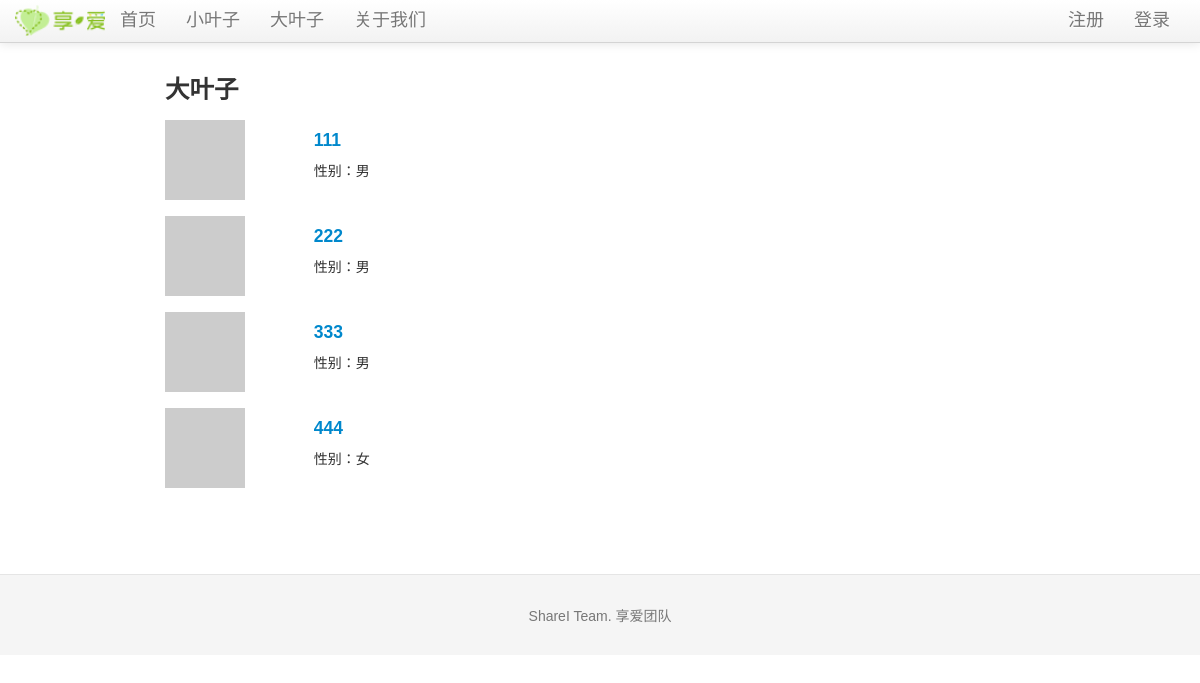
Screenshot of /bigleaf with the database file from the repository.
### tables this page shows
CREATE TABLE bleaf (avatar TEXT, bleaf_id integer PRIMARY KEY, email text, uname text, sex text, ulevel integer, password text, rrurl text, sinawburl text, qqwburl text, createtime TIMESTAMP);

### sharei.py (the view)
@app.route('/bigleaf')
def show_bigleafs():
    bigleafs = query_db('''select * from bleaf''')
    error = None
    if bigleafs is None:
        error = 'No big leaf now'
        return render_template('bigleaf.html', error=error)
    else:
        return render_template('bigleaf.html', error=error, bigleafs = bigleafs)

### sharei.py (called while the page is built)
def get_db():
    top = _app_ctx_stack.top
    if not hasattr(top, 'sqlite_db'):
        top.sqlite_db = sqlite3.connect(app.config['DATABASE'])
        top.sqlite_db.row_factory = sqlite3.Row
    return top.sqlite_db

@app.teardown_appcontext
def close_database(exception):
    top = _app_ctx_stack.top
    if hasattr(top, 'sqlite_db'):
        top.sqlite_db.close()

def query_db(query, args=(), one=False):
    cur = get_db().execute(query, args)
    rv = cur.fetchall()
    return (rv[0] if rv else None) if one else rv

@app.before_request
def before_request():
    g.bleaf = None
    if 'bleaf_id' in session:
        g.bleaf = query_db('select * from bleaf where bleaf_id = ?', [session['bleaf_id']], one=True)

### templates/bigleaf.html (shortened to what this page needs)
{% extends "layout.html" %}
{% block body %}
  <h3>大叶子</h3>
    {% for bigleaf in bigleafs %}
    <div class="row-fluid">
    <div class="span2">
        <img src={{ bigleaf.avatar }}>
    </div>
    <div class="span6" style="text-align : left;background-color:#FFFFFF; padding-left:20">
      <a href="{{ url_for('show_bigleaf', bleaf_id=bigleaf.bleaf_id) }}" target="_blank"><h4>{{bigleaf.uname}}</h4></a>
      <p>性别：{{bigleaf.sex}}<br>
    </div>
  </div><br>
{% endfor %}
{% endblock %}

### static/css/docs.css (style rules this page uses)
body { position: relative; padding-top: 40px; }

### templates/layout.html (style rules this page uses)
body { padding-top: 60px; font: 14px "微软雅黑", Verdana, Arial, Sans-serif; }

### rows the page displays
bleaf: uname "111", sex "男"
bleaf: uname "222", sex "男"
bleaf: uname "333", sex "男"
bleaf: uname "444", sex "女"
